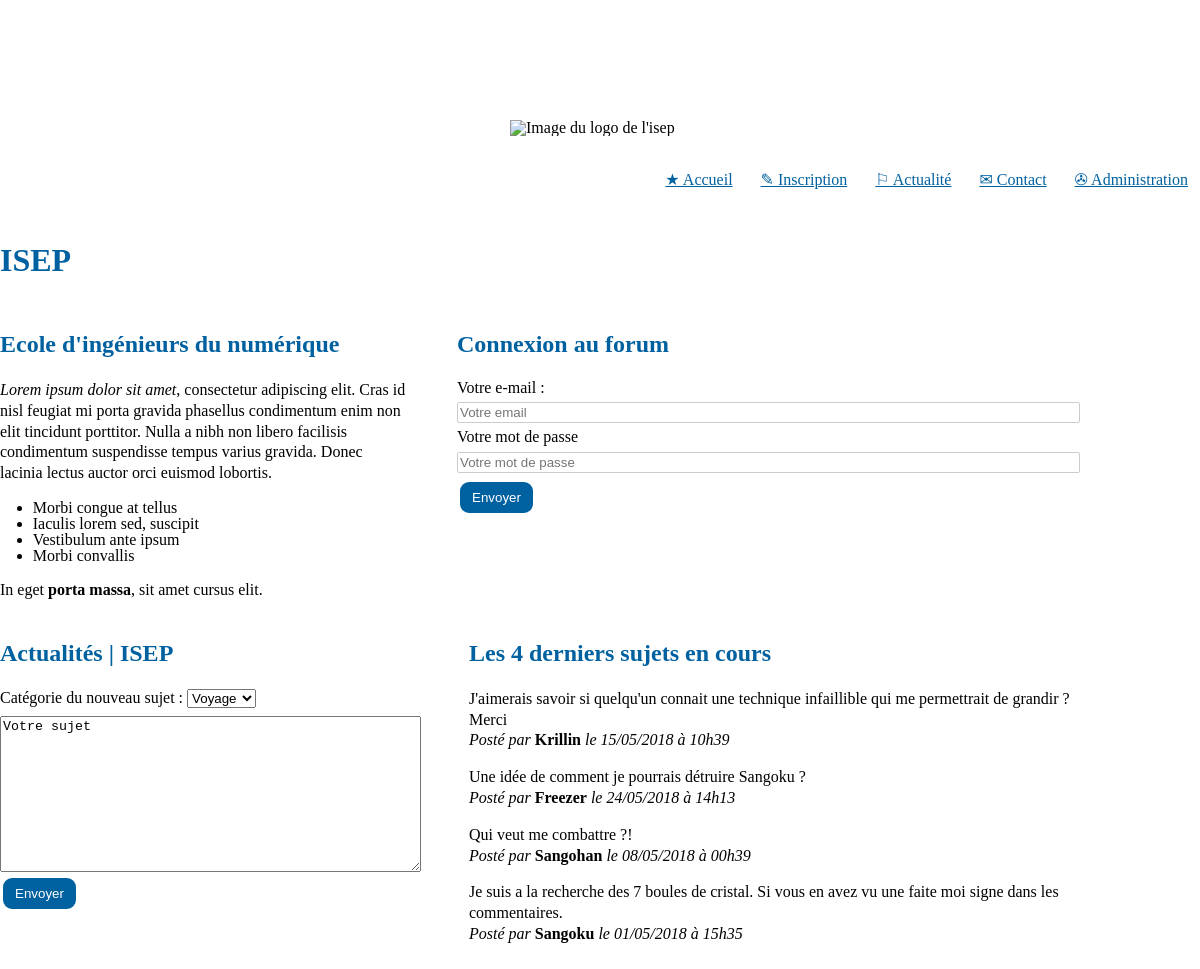
/php/index.php, run on the app's committed database.
### tables this page shows
CREATE TABLE IF NOT EXISTS `subjects` (
  `id` int(11) NOT NULL AUTO_INCREMENT,
  `content` text NOT NULL,
  `category` varchar(100) NOT NULL DEFAULT 'Autre',
  `dateTime` datetime NOT NULL DEFAULT CURRENT_TIMESTAMP,
  `user_id` int(11) NOT NULL,
  PRIMARY KEY (`id`)
);

CREATE TABLE IF NOT EXISTS `users` (
  `id` int(11) NOT NULL AUTO_INCREMENT,
  `name` varchar(100) NOT NULL,
  `last_name` varchar(100) NOT NULL,
  `mail` varchar(100) NOT NULL,
  `pass` varchar(100) NOT NULL,
  PRIMARY KEY (`id`)
);

### php/controllers/fonctions.php (called while the page is built, shortened)
<?php
include "models/requetes.php";
function isUserConnected(){
    return isset($_SESSION['user_name'])?true:false;
}

### php/controllers/mainController.php (called while the page is built, shortened)
<?php
if (!isset($_GET['function']) || empty($_GET['function'])) {
    $function = "default";
} else {
    $function = $_GET['function'];
}
switch ($function) {
    case 'default':
        $vue = "accueil";
        break;
}
require "views/header.php";
include('views/' . $vue . '.php');

### php/models/requetes.php (called while the page is built, shortened)
<?php
function get_subjects(PDO $bdd, int $n, string $filtre): array {
    $statement = $bdd->prepare('SELECT subjects.id AS subject_id, subjects.dateTime AS subjectDateTime,MAX(responses.dateTime) AS lastResponseDateTime, subjects.category, subjects.content AS subjectContent,users.name AS subjectUserName
                                         FROM ((subjects
                                         INNER JOIN users ON subjects.user_id = users.id )
                                         /*Pour aussi récupérer les sujets qui n ont pas encore de réponses on utilise LEFT JOIN*/
                                         LEFT JOIN responses ON responses.subject_id = subjects.id)
                                         WHERE '.$filtre.'
                                         GROUP BY subjects.id
                                         ORDER  BY lastResponseDateTime DESC
                                         LIMIT '.$n);
    $statement->execute();
    $return = $statement->fetchAll();
    return $return;
}

### php/views/fonctions.php (the view, shortened to what this page needs)
<?php
function displayConnexion(){
    if(isUserConnected()){
        echo displayDeconnexion();
    }
    else{
        include 'connexion.php';
    }
}
function displayInscription(){
    if(!isUserConnected()){
        echo ("<a href=\"index.php?cible=mainController&function=bouttonInscription\" class=\"liens\">&#9998; Inscription</a>");
    }
}
function dateFr($dateUS){
    $dateFR = strftime('%d-%m-%Y',strtotime($dateUS));
    $dateFRslash=str_replace (  '-' , '/' ,$dateFR);
    return $dateFRslash;
}
function heureFr(string $heureUS){
    $heureFr = explode(' ',$heureUS);
    $heureFr1 = substr_replace($heureFr[1], '', -3, 3);
    $heureFr2 =str_replace (  ':' , 'h' ,$heureFr1);
    return $heureFr2;
}
function recupereSubjects($bdd,$n,$where){
    $subjects = get_subjects($bdd,$n,$where);
    foreach ($subjects as $key=>$elm){
        $subjects[$key]['subjectDate'] = dateFr($subjects[$key]['subjectDateTime']);
        $subjects[$key]['subjectTime'] = heureFr($subjects[$key]['subjectDateTime']);
    }
    return $subjects;
}
function displaySubjects($bdd,$n,$Filter){
    $subjects = recupereSubjects($bdd,$n,$Filter);
    foreach ($subjects as $key=>$elm){
        echo(
            "<p>"
                . $subjects[$key]['subjectContent'] ." <br>
                <em>Posté par</em> <strong>". $subjects[$key]['subjectUserName'] ."</strong> <em>le ". $subjects[$key]['subjectDate'] ." à " . $subjects[$key]['subjectTime'] . " </em>
            </p>"
        );
    }
}

### css/style.css (style rules this page uses)
html { --orange-isep: rgb(245,161,1); --blue-isep: rgb(0,97,160); --grey-isep: rgb(226,226,226); }
body { width: 1200px; font-family: serif; margin: 70px auto 1%; }
.liens { text-decoration: underline; color: var(--blue-isep); margin-left: 1%; margin-right: 1%; }
a { color: white; }
em { font-style: italic; }
strong { font-weight: bold; }
p { line-height: 130%; display: block; margin-top: 1em; margin-bottom: 1em; text-align: start; }

### css/formControl.css (style rules this page uses)
body { padding-top: 50px; }

### data on the page
subjects: content "J'aimerais savoir si quelqu'un connait une technique infaillible qui me permettrait de grandir ? Merci", user.name "Krillin", subjectDate "15/05/2018", subjectTime "10h39"
subjects: content "Une idée de comment je pourrais détruire Sangoku ?", user.name "Freezer", subjectDate "24/05/2018", subjectTime "14h13"
subjects: content "Qui veut me combattre ?!", user.name "Sangohan", subjectDate "08/05/2018", subjectTime "00h39"
subjects: content "Je suis a la recherche des 7 boules de cristal. Si vous en avez vu une faite moi signe dans les commentaires.", user.name "Sangoku", subjectDate "01/05/2018", subjectTime "15h35"
